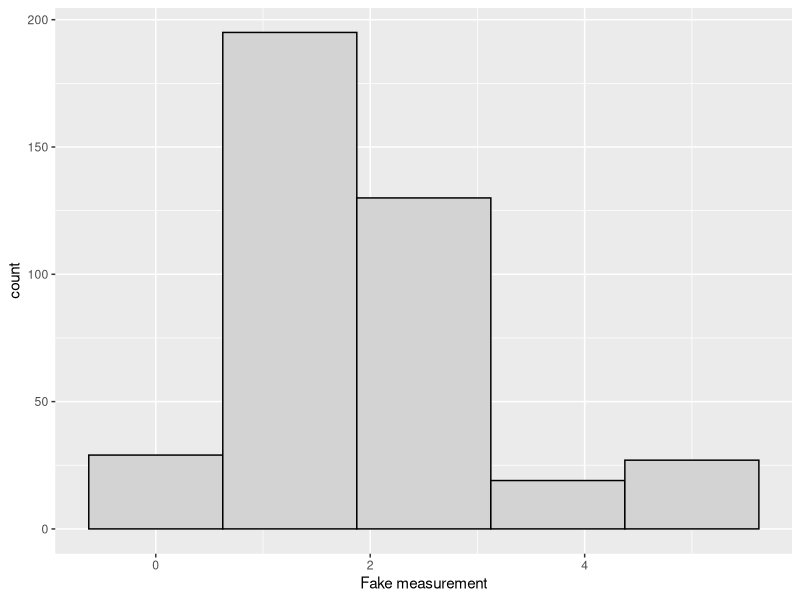

Recreate this plot in R.
## ---- chunk 1
possible_outcomes <- c(0, 1, 2, 3, 4, 5)
outcome_probabilities <- c(0.1, 0.5, 0.2, 0.1, 0.05, 0.05)
n_data_points <- 400
fake_data_points <- sample (possible_outcomes, n_data_points, replace=T, prob=outcome_probabilities) 
set.seed(NULL)

fake_data_set <- tibble::data_frame(`Fake measurement`=fake_data_points)
## ---- chunk 2
ggplot2::ggplot(fake_data_set, ggplot2::aes(x=`Fake measurement`)) + ggplot2::geom_histogram(bins=5, colour="black", fill="lightgrey")
